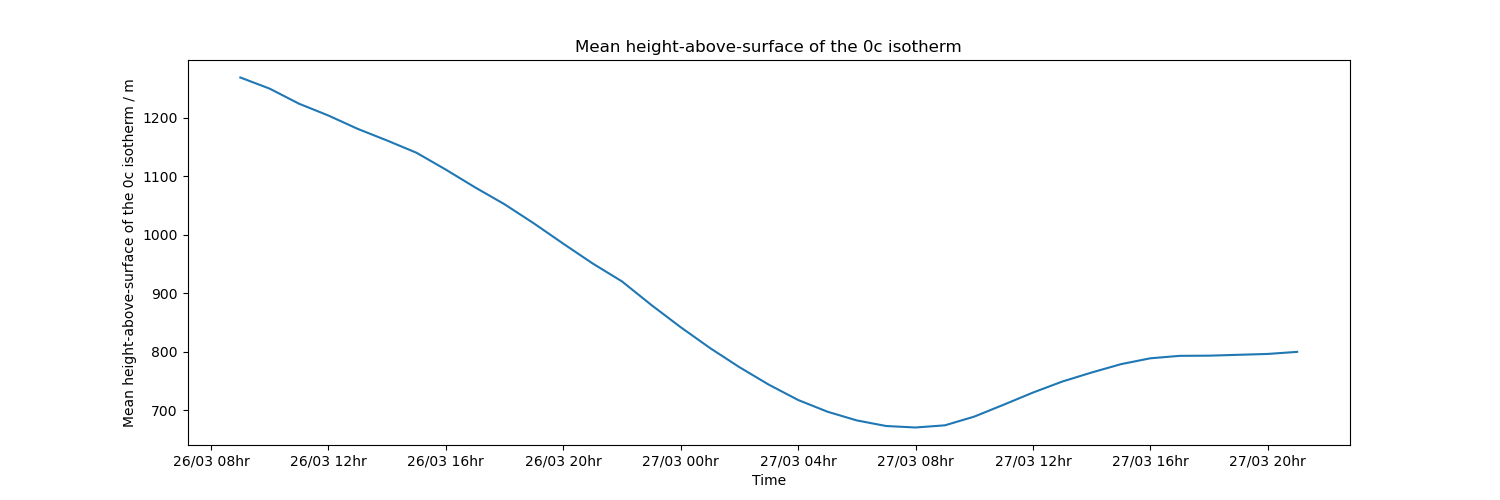

The script that saved this image:
import iris
from iris.analysis import MEAN
from iris.cube import CubeList
from iris import quickplot as qplt
from iris.util import new_axis
from matplotlib import pyplot as plt
import nc_time_axis

file_path = "/data/users/martin.yeo/Wholesale_data/202603270900_u1096_ng_umqv_Wholesale2.grib"

# Masks in coord bounds confuse merge(). Need to manually control cube combination.
#  https://scitools-iris.readthedocs.io/en/latest/user_manual/tutorial/controlling_merge.html#how-to-merge-cubes-when-coordinates-differ
cubes = iris.load_raw(file_path, "altitude")
processed_cubes = CubeList([new_axis(c, scalar_coord="time", expand_extras=["forecast_period"]) for c in cubes])
cube = processed_cubes.concatenate_cube()

mean_cube = cube.collapsed(["projection_x_coordinate", "projection_y_coordinate"], MEAN)
mean_cube.rename("mean height-above-surface of the 0C isotherm")

fig, ax = plt.subplots(figsize=(15, 5))
qplt.plot(mean_cube)
formatter = nc_time_axis.CFTimeFormatter("%d/%m %Hhr", mean_cube.coord("time").units.calendar)
ax.xaxis.set_major_formatter(formatter)
plt.savefig("isotherm_altitude.png")
